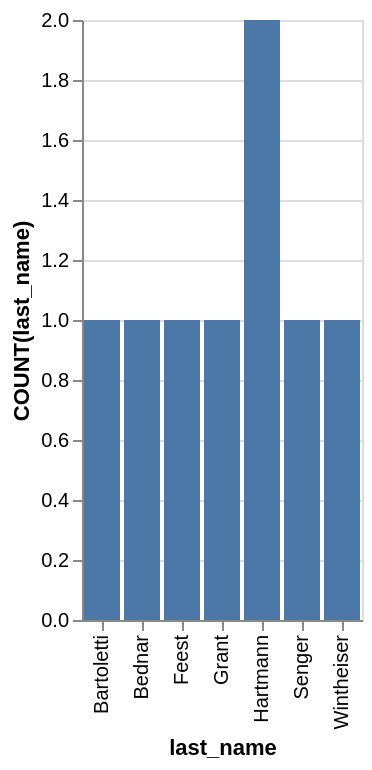

Here is the Vega-Lite specification saved for this chart:
### Vega-Lite specification from a JSON file in a GitHub repository (floating-point values rounded to 4 significant figures)
{"data": {"values": [{"x_data": "Bartoletti", "y_data": 1}, {"x_data": "Bednar", "y_data": 1}, {"x_data": "Feest", "y_data": 1}, {"x_data": "Grant", "y_data": 1}, {"x_data": "Hartmann", "y_data": 2}, {"x_data": "Senger", "y_data": 1}, {"x_data": "Wintheiser", "y_data": 1}]}, "mark": "bar", "encoding": {"x": {"field": "x_data", "type": "nominal", "title": "last_name", "sort": "ascending"}, "y": {"field": "y_data", "type": "quantitative", "title": "COUNT(last_name)"}}}
